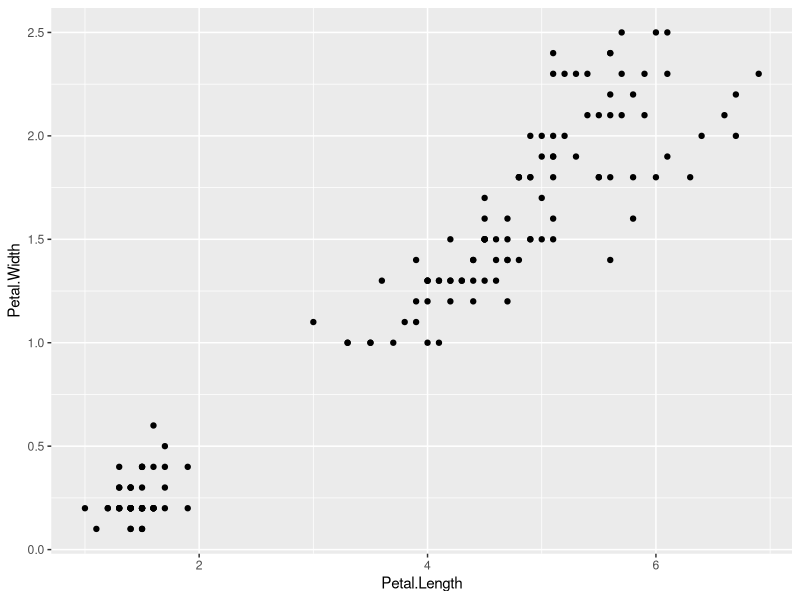
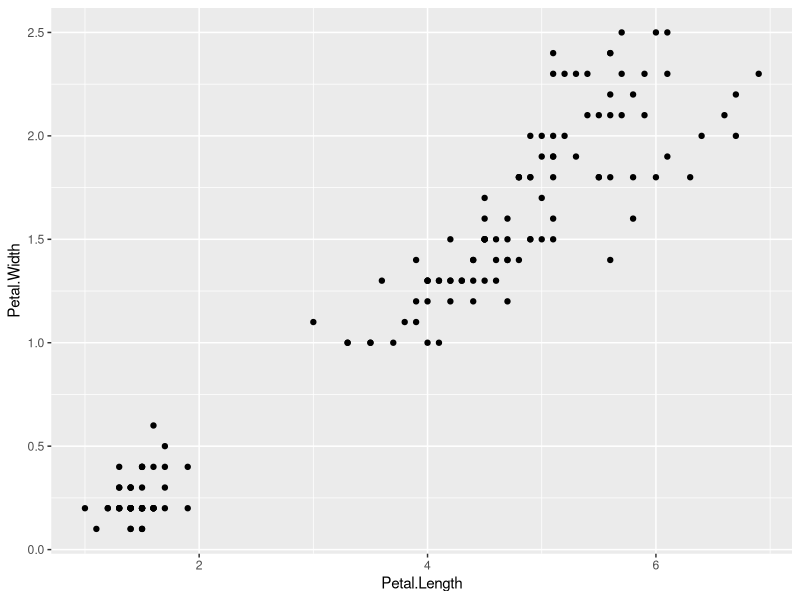

These charts were generated, in order, by the following R code:
## ---- chunk 1
library(ggplot2)
library(dplyr)
iris %>%  ggplot( aes(Petal.Length, Petal.Width)) +
  geom_point()

## ---- chunk 2
library(ggplot2)
library(dplyr)
iris %>%  ggplot( aes(Petal.Length, Petal.Width)) +
  geom_point()

## ---- chunk 3
mtcars[1:5,]
## ---- chunk 4
knitr::kable(head(iris), format = "html",
             caption = "tabla iris formato html")
